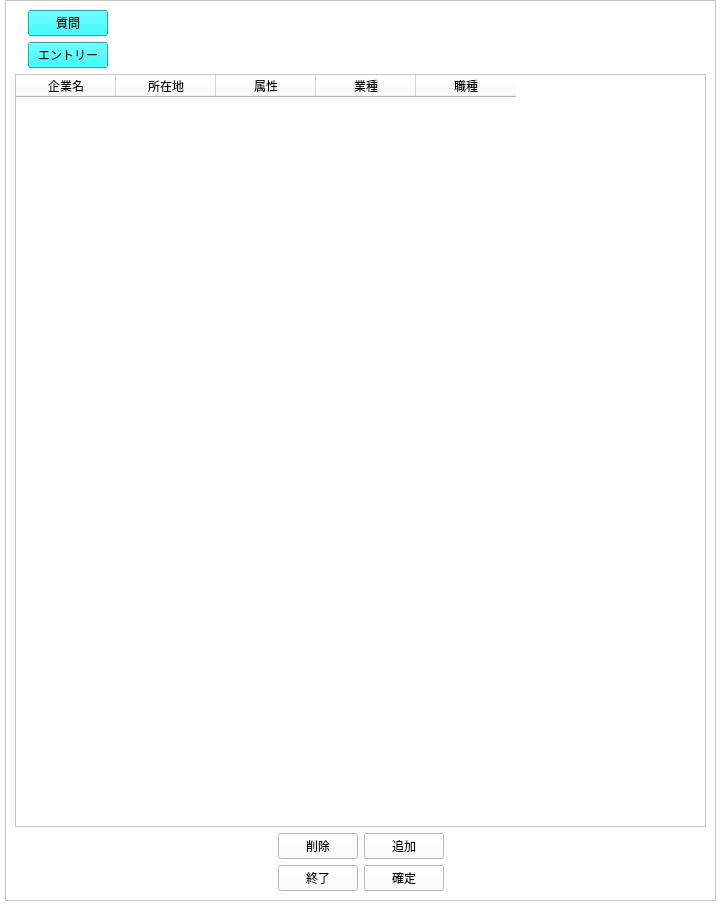
<?xml version="1.0" encoding="UTF-8"?>
<ui version="4.0">
 <class>Form</class>
 <widget class="QWidget" name="Form">
  <property name="geometry">
   <rect>
    <x>0</x>
    <y>0</y>
    <width>721</width>
    <height>910</height>
   </rect>
  </property>
  <property name="windowTitle">
   <string>管理者画面（企業DB編集）</string>
  </property>
  <property name="styleSheet">
   <string notr="true">background-color: rgb(255,255,255)</string>
  </property>
  <layout class="QGridLayout" name="gridLayout">
   <property name="leftMargin">
    <number>5</number>
   </property>
   <property name="topMargin">
    <number>0</number>
   </property>
   <property name="rightMargin">
    <number>5</number>
   </property>
   <property name="bottomMargin">
    <number>9</number>
   </property>
   <item row="0" column="0">
    <widget class="QScrollArea" name="scrollArea">
     <property name="styleSheet">
      <string notr="true"/>
     </property>
     <property name="widgetResizable">
      <bool>true</bool>
     </property>
     <widget class="QWidget" name="scrollAreaWidgetContents_2">
      <property name="geometry">
       <rect>
        <x>0</x>
        <y>0</y>
        <width>709</width>
        <height>899</height>
       </rect>
      </property>
      <layout class="QVBoxLayout" name="verticalLayout_2">
       <item>
        <layout class="QHBoxLayout" name="horizontalLayout_3">
         <item>
          <widget class="QLabel" name="label_4">
           <property name="text">
            <string/>
           </property>
           <property name="pixmap">
            <pixmap>../image/enavi_header.png</pixmap>
           </property>
          </widget>
         </item>
         <item>
          <layout class="QVBoxLayout" name="verticalLayout">
           <item>
            <widget class="QPushButton" name="qaBtn">
             <property name="styleSheet">
              <string notr="true">background-color: rgb(0,255,255)</string>
             </property>
             <property name="text">
              <string>質問</string>
             </property>
            </widget>
           </item>
           <item>
            <widget class="QPushButton" name="entryBtn">
             <property name="styleSheet">
              <string notr="true">background-color: rgb(0,255,255)</string>
             </property>
             <property name="text">
              <string>エントリー</string>
             </property>
            </widget>
           </item>
          </layout>
         </item>
         <item>
          <spacer name="horizontalSpacer_3">
           <property name="orientation">
            <enum>Qt::Horizontal</enum>
           </property>
           <property name="sizeHint" stdset="0">
            <size>
             <width>40</width>
             <height>20</height>
            </size>
           </property>
          </spacer>
         </item>
        </layout>
       </item>
       <item>
        <widget class="QTableWidget" name="firmTable">
         <column>
          <property name="text">
           <string>企業名</string>
          </property>
         </column>
         <column>
          <property name="text">
           <string>所在地</string>
          </property>
         </column>
         <column>
          <property name="text">
           <string>属性</string>
          </property>
         </column>
         <column>
          <property name="text">
           <string>業種</string>
          </property>
         </column>
         <column>
          <property name="text">
           <string>職種</string>
          </property>
         </column>
        </widget>
       </item>
       <item>
        <layout class="QHBoxLayout" name="horizontalLayout_5">
         <item>
          <spacer name="horizontalSpacer_9">
           <property name="orientation">
            <enum>Qt::Horizontal</enum>
           </property>
           <property name="sizeHint" stdset="0">
            <size>
             <width>40</width>
             <height>20</height>
            </size>
           </property>
          </spacer>
         </item>
         <item>
          <widget class="QPushButton" name="delBtn">
           <property name="text">
            <string>削除</string>
           </property>
          </widget>
         </item>
         <item>
          <widget class="QPushButton" name="addBtn">
           <property name="text">
            <string>追加</string>
           </property>
          </widget>
         </item>
         <item>
          <spacer name="horizontalSpacer_10">
           <property name="orientation">
            <enum>Qt::Horizontal</enum>
           </property>
           <property name="sizeHint" stdset="0">
            <size>
             <width>40</width>
             <height>20</height>
            </size>
           </property>
          </spacer>
         </item>
        </layout>
       </item>
       <item>
        <layout class="QHBoxLayout" name="horizontalLayout_4">
         <item>
          <spacer name="horizontalSpacer_7">
           <property name="orientation">
            <enum>Qt::Horizontal</enum>
           </property>
           <property name="sizeHint" stdset="0">
            <size>
             <width>40</width>
             <height>20</height>
            </size>
           </property>
          </spacer>
         </item>
         <item>
          <widget class="QPushButton" name="endBtn">
           <property name="text">
            <string>終了</string>
           </property>
          </widget>
         </item>
         <item>
          <widget class="QPushButton" name="applyBtn">
           <property name="text">
            <string>確定</string>
           </property>
          </widget>
         </item>
         <item>
          <spacer name="horizontalSpacer_8">
           <property name="orientation">
            <enum>Qt::Horizontal</enum>
           </property>
           <property name="sizeHint" stdset="0">
            <size>
             <width>40</width>
             <height>20</height>
            </size>
           </property>
          </spacer>
         </item>
        </layout>
       </item>
      </layout>
     </widget>
    </widget>
   </item>
  </layout>
 </widget>
 <resources/>
 <connections/>
</ui>
